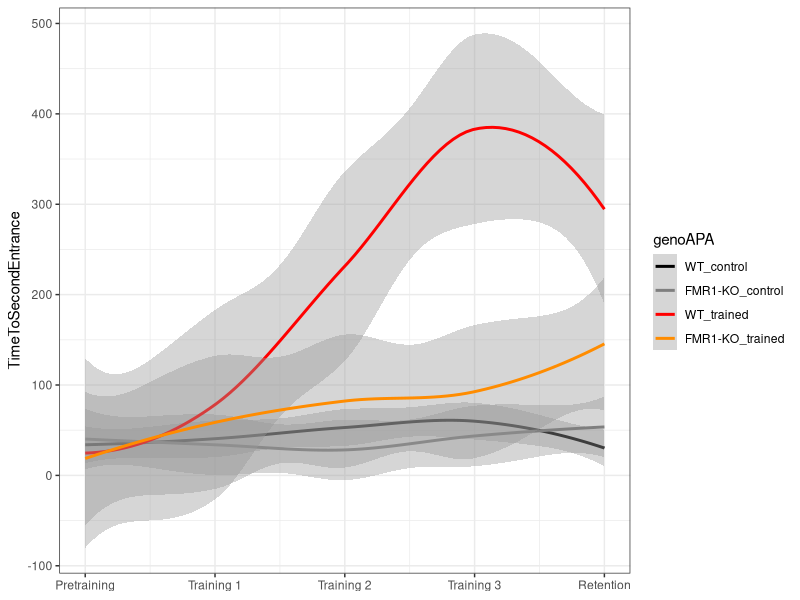
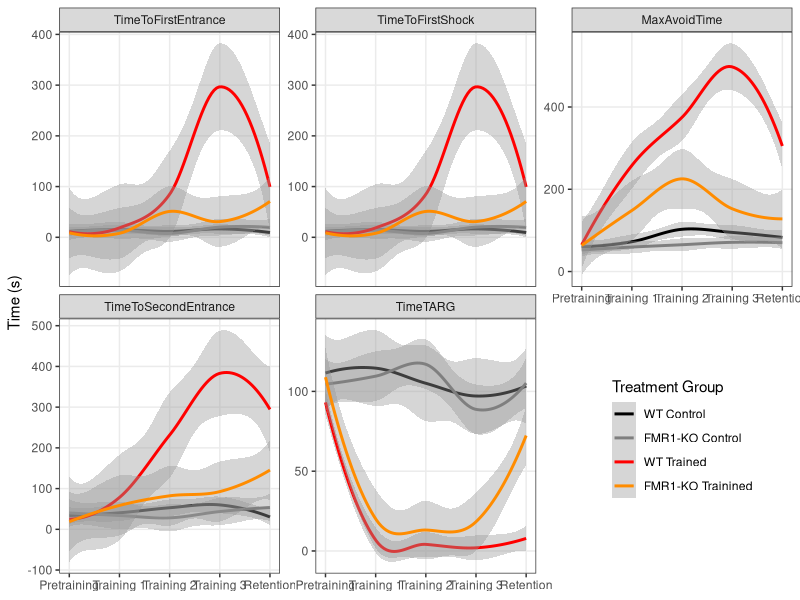
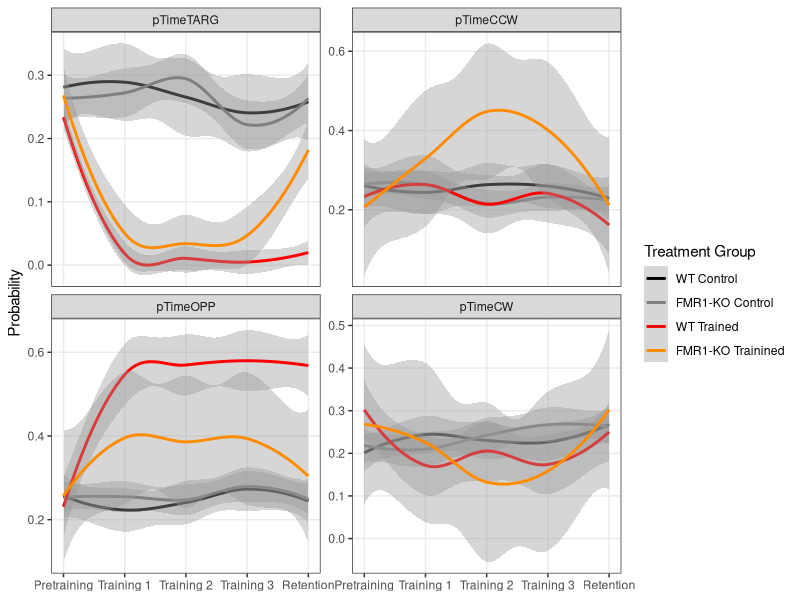
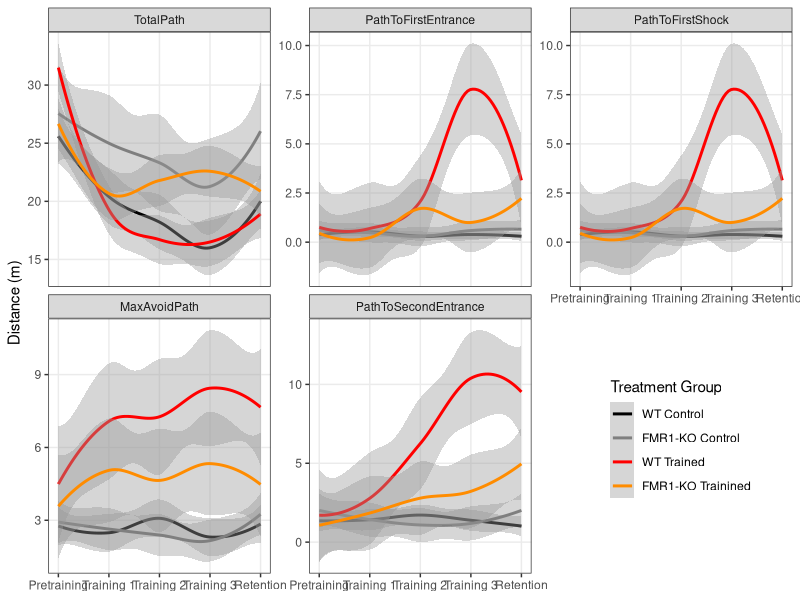
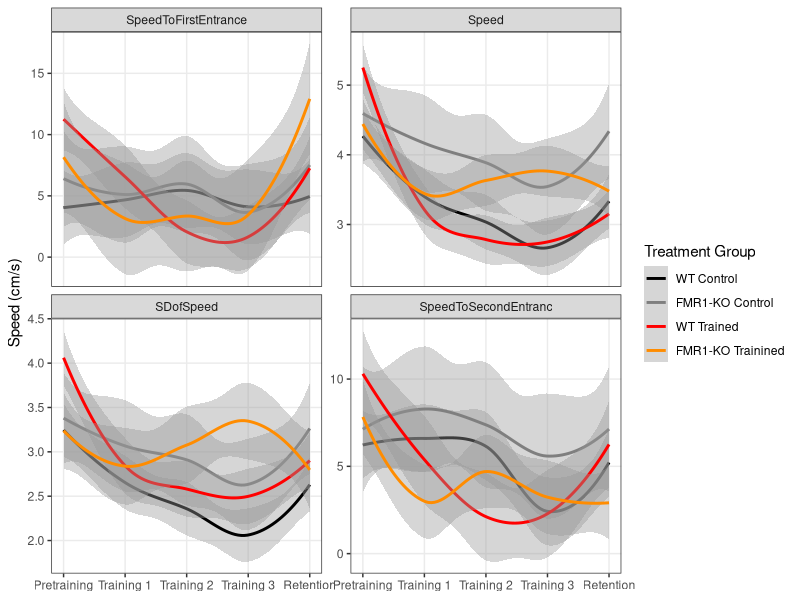
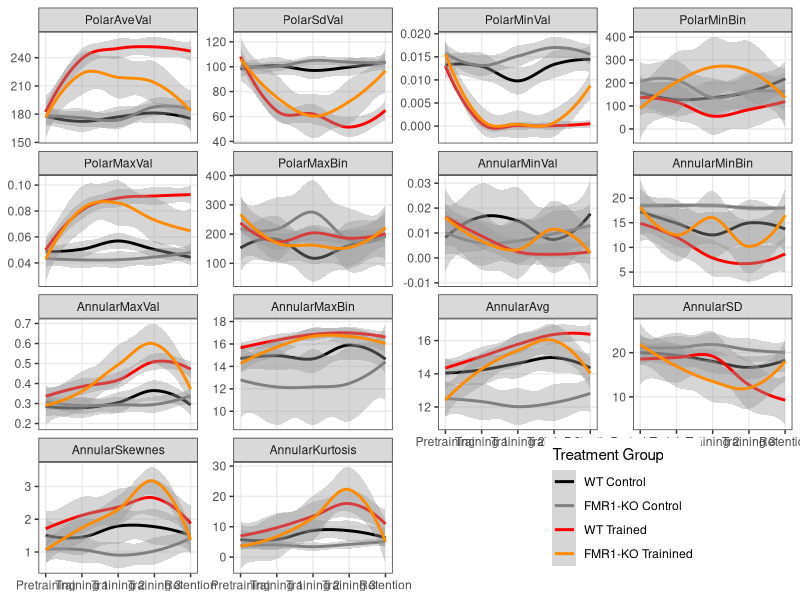
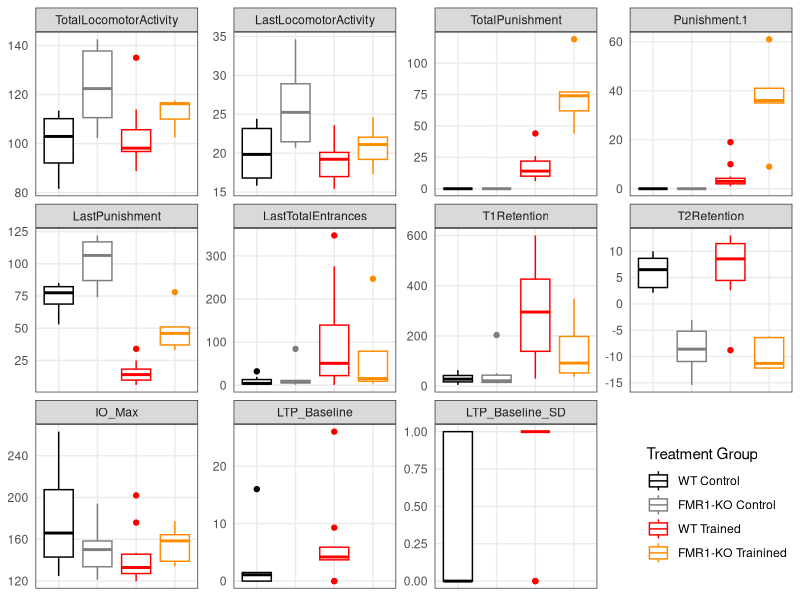

These charts were generated, in order, by the following R code: (Note: this script raises an error after producing the figures.)
# Part 1: Reading and analyzing beahvior and physiology data

## load libraries -----
library(dplyr) ## for filtering and selecting rows
library(plyr) ## for renmaing factors
library(ggplot2) ## for awesome plots!
library(reshape2) #@ for melting dataframe
library(ggdendro) ## for dendrograms!!

## wrangle the raw wt and fmr1 dataframes ----

## read the data 
setwd("~/Github/qPCR-mouse/Rayna/2013/data")
wt <- read.csv("01_WTbehavephys.csv", header=TRUE, stringsAsFactors = FALSE, na.strings = c("", "ND", "N/A"))
fmr1 <- read.csv("01_FMR1behavephys.csv", header=TRUE, stringsAsFactors = FALSE, na.strings = c("", "ND", "N/A"))

## fixing columns both fmr1 and wt are as equivilent as possible
wt$filename <- as.character(paste(wt$filename, wt$X, sep="_")) ## mgerge 2 columns 

## delete obsolete columns
wt$X <- NULL 
wt$X.1 <- NULL
fmr1$X <- NULL
wt$next. <- NULL
fmr1$next. <- NULL
fmr1$PopSpike.max........mV. <- NA  ## add column
fmr1$PospSpike.Probability <- NA  ## add column
fmr1 <- fmr1[-c(75:80), ] ## removing rows
names(wt)
names(fmr1)


## create ind column with a animal name that matches qpcr (e.g "FMR1 AB" or "BL 19")
wt$ind <- wt$filename
head(wt$ind)
wt$ind <- gsub("[[:blank:]]*bl", "BL ", wt$ind) ##removed blank space then changes bl1... to BL 1...
wt$ind <- gsub("D[[:print:]]*", "", wt$ind) ## deletes the D (for Day) and everythign thereafter
wt$ind

fmr1$ind <- fmr1$filename
fmr1$ind <- gsub("RoomTrack_", "", fmr1$ind) ##remove RommTrack_"
fmr1$ind <- gsub("fmr1", "FMR1 ", fmr1$ind) ## changes to FMR1
fmr1$ind <- gsub("frm1", "FMR1 ", fmr1$ind) ## because one was typed wrong
fmr1$ind <- gsub("wildtype", "BL ", fmr1$ind) ## that one wildtype sample name
fmr1$ind <- gsub("_[ptr][[:print:]]*", "", fmr1$ind) ##deletes the rest of the filename
fmr1$ind

## rename columns
names(wt)[3] <- "TotalTime"
names(wt)[4] <- "TotalPath"
names(wt)[5] <- "Entrances"
names(wt)[6] <- "TimeToFirstEntrance"
names(wt)[7] <- "PathToFirstEntrance"
names(wt)[8] <- "SpeedToFirstEntrance"
names(wt)[9] <- "EntrancePerDistance"
names(wt)[10] <- "TotalShocks"
names(wt)[11] <- "TimeToFirstShock"
names(wt)[12] <- "PathToFirstShock"
names(wt)[13] <- "Speed"
names(wt)[14] <- "SDofSpeed"
names(wt)[15] <- "LineArity"
names(wt)[16] <- "MaxAvoidTime"
names(wt)[17] <- "MaxAvoidPath"
names(wt)[18] <- "TimeToSecondEntrance"
names(wt)[19] <- "PathToSecondEntrance"
names(wt)[20] <- "SpeedToSecondEntranc"
names(wt)[21] <- "TimeTARG"
names(wt)[22] <- "pTimeTARG"
names(wt)[23] <- "pTimeCCW"
names(wt)[24] <- "pTimeOPP"
names(wt)[25] <- "pTimeCW"
names(wt)[26] <- "RayleigLength"
names(wt)[27] <- "RayleigAngle"
names(wt)[28] <- "PolarAveVal"
names(wt)[29] <- "PolarSdVal"
names(wt)[30] <- "PolarMinVal"
names(wt)[31] <- "PolarMinBin"
names(wt)[32] <- "MinLoBin"
names(wt)[33] <- "MinHiBin"
names(wt)[34] <- "PolarMaxVal"
names(wt)[35] <- "PolarMaxBin"
names(wt)[36] <- "MaxLoBin"
names(wt)[37] <- "MaxHiBin"
names(wt)[38] <- "AnnularMinVal"
names(wt)[39] <- "AnnularMinBin"
names(wt)[40] <- "AnnularMaxVal"
names(wt)[41] <- "AnnularMaxBin"
names(wt)[42] <- "AnnularAvg"
names(wt)[43] <- "AnnularSD"
names(wt)[44] <- "AnnularSkewnes"
names(wt)[45] <- "AnnularKurtosis"
names(wt)[46] <- "ind_bad"
names(wt)[47] <- "genotype_bad"
names(wt)[48] <- "APA"
names(wt)[49] <- "TotalLocomotorActivity"
names(wt)[50] <- "LastLocomotorActivity"
names(wt)[51] <- "TotalPunishment"
names(wt)[53] <- "LastPunishment"
names(wt)[54] <- "LastTotalEntrances"
names(wt)[55] <- "T1Retention"
names(wt)[56] <- "T2Retention"
names(wt)[57] <- "IO_Max"
names(wt)[58] <- "LTP_Baseline"
names(wt)[59] <- "LTP_Baseline_SD"
names(wt) # check all good

## do same for fmr1
names(fmr1)[3] <- "TotalTime"
names(fmr1)[4] <- "TotalPath"
names(fmr1)[5] <- "Entrances"
names(fmr1)[6] <- "TimeToFirstEntrance"
names(fmr1)[7] <- "PathToFirstEntrance"
names(fmr1)[8] <- "SpeedToFirstEntrance"
names(fmr1)[9] <- "EntrancePerDistance"
names(fmr1)[10] <- "TotalShocks"
names(fmr1)[11] <- "TimeToFirstShock"
names(fmr1)[12] <- "PathToFirstShock"
names(fmr1)[13] <- "Speed"
names(fmr1)[14] <- "SDofSpeed"
names(fmr1)[15] <- "LineArity"
names(fmr1)[16] <- "MaxAvoidTime"
names(fmr1)[17] <- "MaxAvoidPath"
names(fmr1)[18] <- "TimeToSecondEntrance"
names(fmr1)[19] <- "PathToSecondEntrance"
names(fmr1)[20] <- "SpeedToSecondEntranc"
names(fmr1)[21] <- "TimeTARG"
names(fmr1)[22] <- "pTimeTARG"
names(fmr1)[23] <- "pTimeCCW"
names(fmr1)[24] <- "pTimeOPP"
names(fmr1)[25] <- "pTimeCW"
names(fmr1)[26] <- "RayleigLength"
names(fmr1)[27] <- "RayleigAngle"
names(fmr1)[28] <- "PolarAveVal"
names(fmr1)[29] <- "PolarSdVal"
names(fmr1)[30] <- "PolarMinVal"
names(fmr1)[31] <- "PolarMinBin"
names(fmr1)[32] <- "MinLoBin"
names(fmr1)[33] <- "MinHiBin"
names(fmr1)[34] <- "PolarMaxVal"
names(fmr1)[35] <- "PolarMaxBin"
names(fmr1)[36] <- "MaxLoBin"
names(fmr1)[37] <- "MaxHiBin"
names(fmr1)[38] <- "AnnularMinVal"
names(fmr1)[39] <- "AnnularMinBin"
names(fmr1)[40] <- "AnnularMaxVal"
names(fmr1)[41] <- "AnnularMaxBin"
names(fmr1)[42] <- "AnnularAvg"
names(fmr1)[43] <- "AnnularSD"
names(fmr1)[44] <- "AnnularSkewnes"
names(fmr1)[45] <- "AnnularKurtosis"
names(fmr1)[46] <- "ind_bad"
names(fmr1)[47] <- "genotype_bad"
names(fmr1)[48] <- "APA"
names(fmr1)[49] <- "TotalLocomotorActivity"
names(fmr1)[50] <- "LastLocomotorActivity"
names(fmr1)[51] <- "TotalPunishment"
names(fmr1)[53] <- "LastPunishment"
names(fmr1)[54] <- "LastTotalEntrances"
names(fmr1)[55] <- "T1Retention"
names(fmr1)[56] <- "T2Retention"
names(fmr1)[57] <- "IO_Max"
names(fmr1)[58] <- "LTP_Baseline"
names(fmr1)[59] <- "LTP_Baseline_SD"

## add columns genotype (easier for wt df than for fmr1 df)
wt$genotype <- as.factor("WT")
fmr1$genotype <- ifelse(grepl("fmr1|frm1",fmr1$filename),'FMR1-KO','WT')
fmr1$genotype <- as.factor(fmr1$genotype)

## binding, clearning, filtering, renaming, adding conditions ----

wtfmr1 <- rbind(wt, fmr1) ## combine the datasets into one
wtfmr1 <- filter(wtfmr1, grepl("Room", filename)) ## remove non-data rows
str(wtfmr1)

## making strings factors
wtfmr1$ind <- as.factor(wtfmr1$ind)  
wtfmr1$APA <- as.factor(wtfmr1$APA) 

## making a bunch of columns numeric
wtfmr1[, c(3:45, 49:56, 58:59)] <- sapply(wtfmr1[, c(3:45, 49:56, 58:59)], as.numeric)
str(wtfmr1)

## add column session with APA information
wtfmr1$session <- ifelse(grepl("pretraining|pretrain|Hab", wtfmr1$filename), "pretraining", 
                     ifelse(grepl("training1|Train1", wtfmr1$filename), "training1",
                            ifelse(grepl("training2|Train2", wtfmr1$filename), "training2",
                                   ifelse(grepl("training3|Train3", wtfmr1$filename), "training3",
                                          ifelse(grepl("retention|reten|Retest", wtfmr1$filename), "retention", "NA")))))
wtfmr1$session  ## check that all names good with no NAs                                 
wtfmr1$session <- as.factor(wtfmr1$session)  
wtfmr1$session <- factor(wtfmr1$session, levels = c("pretraining", "training1", "training2", "training3", "retention"))

### separate out the summary columns and clean up / wrangle ----
summary <- filter(wtfmr1, session == "retention")
summary <- summary[c(60:61,48,62,49:59,1)] #select and reorder columns, so animal first
names(summary)
str(summary)

## rename APA to match qpcr data
summary$APA <- revalue(summary$APA, c("untrained" = "control")) 
summary$APA <- factor(summary$APA, levels = c("control", "trained"))
summary$APA

## making a bunch of columns numeric
summary$IO_Max <- gsub("%", "", summary$IO_Max) #remove the percent sign
summary[, c(5:15)] <- sapply(summary[, c(5:15)], as.numeric)

## create genoAPA column
summary$genoAPA <- summary$genoAPA <- as.factor(paste(summary$genotype,summary$APA, sep="_"))
summary$genoAPA <- factor(summary$genoAPA, levels = c("WT_control", "FMR1-KO_control", "WT_trained", "FMR1-KO_trained"))
summary$genoAPA

### improve indiviual session dataframe ----
str(wtfmr1)
wtfmr1 <- wtfmr1[c(60:61,62,1:45)]  # removes summary columns

##create APA dataframe to add APA to wtfrm1
APA <-  summary[c(1:3)] 
wtfmr1 <- left_join(wtfmr1,APA) 
tail(wtfmr1)

## create columns for genotype*APA, genotype*APA*session, and genotype*APA*session*IND
wtfmr1$genoAPA <- wtfmr1$genoAPA <- as.factor(paste(wtfmr1$genotype,wtfmr1$APA, sep="_"))
wtfmr1$genoAPA <- factor(wtfmr1$genoAPA, levels = c("WT_control", "FMR1-KO_control", "WT_trained", "FMR1-KO_trained"))
wtfmr1$genoAPAsession <- as.factor(paste(wtfmr1$genoAPA, wtfmr1$session, sep="_")) #create genoAPAsession column
wtfmr1$genoAPAsessionInd <- as.factor(paste(wtfmr1$genoAPAsession, wtfmr1$ind, sep="_")) #create genoAPAsessionInd column
head(wtfmr1)
names(wtfmr1)

# reorders dataframe
wtfmr1 <- wtfmr1[c(1:3,5,4,51:52,6:50)]  

### melt the wtfmr1 df to make long for graphics
wtfmr1_long <- melt(wtfmr1, id=c("ind","genotype", "APA", "session", "genoAPA", "genoAPAsession", "genoAPAsessionInd", "filename"))
wtfmr1_long$value <- as.numeric(wtfmr1_long$value)
str(wtfmr1_long)

### Beahvior ggplots!!! -----
## create the color palette
FentonPalette <- c('black','grey50','red','darkorange')

## basic format to behavior of 4 groups by session stat smooth
ggplot(data=wtfmr1, aes(as.numeric(x=session), y=TimeToSecondEntrance, color=genoAPA)) + 
  stat_smooth() + theme_bw() + scale_colour_manual(values=FentonPalette) + 
  scale_x_continuous(name =NULL, 
                     labels=c("1" = "Pretraining", "2" = "Training 1", 
                              "3" = "Training 2", "4" = "Training 3", "5" = "Retention"))

## Plots of time in seconds: saved as 1_TimeMeasures
wtfmr1_long %>% 
  filter(grepl("Time", variable)) %>% 
  filter(!grepl("TotalTime|pTime", variable)) %>% 
  ggplot(aes(as.numeric(x=session), y=value, color=genoAPA)) +
  stat_smooth() + facet_wrap(~variable, scales = "free_y") +
  scale_y_continuous(name="Time (s)") + 
  scale_x_continuous(name =NULL, 
                     labels=c("1" = "Pretraining", "2" = "Training 1", 
                              "3" = "Training 2", "4" = "Training 3", "5" = "Retention")) +
  scale_colour_manual(values=FentonPalette, name="Treatment Group",
                      labels=c("WT Control", "FMR1-KO Control", "WT Trained", "FMR1-KO Trainined")) +
  theme_bw() + 
  theme(panel.grid.minor = element_blank(), legend.position = c(0.85, 0.25))

## Plots of pTime (probability): saved as 1_TimeProbability
wtfmr1_long %>% filter(grepl("pTime", variable)) %>% 
  ggplot(aes(as.numeric(x=session), y=value, color=genoAPA)) +
  stat_smooth() + facet_wrap(~variable, scales = "free_y") +
  scale_y_continuous(name="Probability") + 
  scale_x_continuous(name =NULL, 
                     labels=c("1" = "Pretraining", "2" = "Training 1", 
                              "3" = "Training 2", "4" = "Training 3", "5" = "Retention")) +
  scale_colour_manual(values=FentonPalette, name="Treatment Group",
                      labels=c("WT Control", "FMR1-KO Control", "WT Trained", "FMR1-KO Trainined")) +
  theme_bw() + 
  theme(panel.grid.minor = element_blank())

## Plots of path (distance): saved as 1_Path
wtfmr1_long %>% filter(grepl("Path", variable)) %>% 
  ggplot(aes(as.numeric(x=session), y=value, color=genoAPA)) +
  stat_smooth() + facet_wrap(~variable, scales = "free_y") +
  scale_y_continuous(name="Distance (m)") + 
  scale_x_continuous(name =NULL, 
                     labels=c("1" = "Pretraining", "2" = "Training 1", 
                              "3" = "Training 2", "4" = "Training 3", "5" = "Retention")) +
  scale_colour_manual(values=FentonPalette, name="Treatment Group",
                      labels=c("WT Control", "FMR1-KO Control", "WT Trained", "FMR1-KO Trainined")) +
  theme_bw() + 
  theme(panel.grid.minor = element_blank(), legend.position = c(0.85, 0.25))

## Plots of speed: saved as 1_Speed
wtfmr1_long %>% 
  filter(grepl("Speed|speed", variable))%>% 
  ggplot(aes(as.numeric(x=session), y=value, color=genoAPA)) +
  stat_smooth() + facet_wrap(~variable, scales = "free_y") +
  scale_y_continuous(name="Speed (cm/s)") + 
  scale_x_continuous(name =NULL, 
                     labels=c("1" = "Pretraining", "2" = "Training 1", 
                              "3" = "Training 2", "4" = "Training 3", "5" = "Retention")) +
  scale_colour_manual(values=FentonPalette, name="Treatment Group",
                      labels=c("WT Control", "FMR1-KO Control", "WT Trained", "FMR1-KO Trainined")) +
  theme_bw() + 
  theme(panel.grid.minor = element_blank())

## Other Plots of speed: Rayleight, Polar, Annular Stuff : Saved as 1-Other
wtfmr1_long %>% 
  filter(grepl("Rayleigh|Polar|Annular", variable)) %>% 
  ggplot(aes(as.numeric(x=session), y=value, color=genoAPA)) +
  stat_smooth() + facet_wrap(~variable, scales = "free_y") +
  scale_y_continuous(name=NULL) + 
  scale_x_continuous(name =NULL, 
                     labels=c("1" = "Pretraining", "2" = "Training 1", 
                              "3" = "Training 2", "4" = "Training 3", "5" = "Retention")) +
  scale_colour_manual(values=FentonPalette, name="Treatment Group",
                      labels=c("WT Control", "FMR1-KO Control", "WT Trained", "FMR1-KO Trainined")) +
  theme_bw() + 
  theme(panel.grid.minor = element_blank(),legend.position = c(0.775, 0.125))

### Electrophysiology melting and graphing!!! ---- 

## first, melt the data
summary_long <- melt(summary, id=c("ind","genotype", "APA", "session", "filename", "genoAPA"))
summary_long$value <- as.numeric(summary_long$value)
str(summary_long)

## plot all the summary_long data!: saved as 1-SummaryValues
summary_long %>%
  ggplot(aes(x=genoAPA, y=value, color=genoAPA)) +
  geom_boxplot() +  facet_wrap(~variable, scales = "free_y") +
  theme_bw() +
  scale_y_continuous(name=NULL) + 
  scale_x_discrete(name=NULL) + 
  scale_colour_manual(values=FentonPalette, name="Treatment Group",
                      labels=c("WT Control", "FMR1-KO Control", "WT Trained", "FMR1-KO Trainined")) +
  theme_bw() + 
  theme(panel.grid.minor = element_blank(),
        legend.position = c(0.9, 0.15),
        axis.text.x = element_blank(), 
        axis.ticks = element_blank())

### Correlation plot 1 : all data for individuals ----

## first, make the data a matrix with genoAPAsessionInd as the row names
wtfmr1_matrix <- wtfmr1    #create new dataframe
rownames(wtfmr1_matrix) <- wtfmr1_matrix$genoAPAsessionInd     # set $genoAPAsessionInd as rownames
names(wtfmr1_matrix)
wtfmr1_matrix <- wtfmr1_matrix[-c(1:8,51:52)] #delete all non-numeric columns and TotalTime
head(wtfmr1_matrix)
str(wtfmr1_matrix)

## next, compute a correlation matrix and melt
wtfmrt_cormat <- round(cor(wtfmr1_matrix),2) # compute correlations
wtfmrt_cormatlong <- melt(wtfmrt_cormat) # melt
head(wtfmrt_cormatlong)

## heatmap NOT clustered!!! # Saved as 1-beahvheatmap-ind
ggplot(data = wtfmrt_cormatlong, aes(x=X1, y=X2, fill=value)) + 
  geom_tile(color = "white")+
  scale_fill_gradient2(low = "turquoise4", high = "tan4", mid = "white", 
                       midpoint = 0, limit = c(-1,1), space = "Lab", 
                       name="Pearson\nCorrelation") +
  theme_minimal()+ # minimal theme
  theme(axis.text.x = element_text(angle = 45, vjust = 1, 
                                   size = 10, hjust = 1)) +
  scale_x_discrete(name="") +
  scale_y_discrete(name="") 

col <- colorRampPalette(c("turquoise4", "white", "tan4"))(n = 299)
heatmap.2(wtfmrt_cormat, col=col, 
          density.info="none", trace="none", dendrogram=c("row"), 
          symm=F,symkey=T,symbreaks=T, scale="none")
          #cellnote = wtfmrt_cormat, notecol="black")


### Correlation plot 2 : data averaged first by group ----

## create matrix with genoAPAsession average values
wtfmr1_matrix_avg <- wtfmr1    #create new dataframe
names(wtfmr1_matrix_avg)
wtfmr1_matrix_avg <- wtfmr1_matrix_avg[-c(1:5,7:8,51:52)] #delete TotalTime and non-numeric columns EXCEPT genoAPAsession

wtfmr1_matrix_avg <- wtfmr1_matrix_avg %>% 
  group_by(genoAPAsession) %>%
  dplyr::summarise_each(funs(mean))
wtfmr1_matrix_avg <- as.data.frame(wtfmr1_matrix_avg)
rownames(wtfmr1_matrix_avg) <- wtfmr1_matrix_avg$genoAPAsession  # set $genoAPAsession as rownames
wtfmr1_matrix_avg[1] <- NULL
head(wtfmr1_matrix_avg)

## next, compute a correlation matrix and melt
wtfmr1_matrix_avg_cormat <- round(cor(wtfmr1_matrix_avg),2) # compute correlations
head(wtfmr1_matrix_avg_cormat)
wtfmr1_matrix_avg_cormatlong <- melt(wtfmr1_matrix_avg_cormat) # melt
head(wtfmr1_matrix_avg_cormatlong)

## heatmap clustered!!! # Saved as 1-heatmap-group
ggplot(data = wtfmr1_matrix_avg_cormatlong, aes(x=X1, y=X2, fill=value)) + 
  geom_tile(color = "white")+
  scale_fill_gradient2(low = "turquoise4", high = "tan4", mid = "white", 
                       midpoint = 0, limit = c(-1,1), space = "Lab", 
                       name="Pearson\nCorrelation") +
  theme_minimal()+ # minimal theme
  theme(axis.text.x = element_text(angle = 45, vjust = 1, 
                                   size = 10, hjust = 1)) +
  scale_x_discrete(name="") +
  scale_y_discrete(name="") 

heatmap.2(wtfmr1_matrix_avg_cormat, col=col, 
          density.info="none", trace="none", dendrogram=c("row"), 
          symm=F,symkey=T,symbreaks=T, scale="none")


### Not used but useful single plots ----

## simple box plot faceted by genotype colored by genotype
ggplot(data = wtfmr1, aes(x = session, y = TimeToFirstEntrance, fill=genoAPA)) +
  geom_boxplot() + facet_wrap( ~ genoAPA)
## simple box plot colored by genotype
ggplot(data = wtfmr1, aes(x = session, y = TimeToSecondEntrance, by=genoAPA, fill=genoAPA)) +
  geom_boxplot()
## line plots for every individual shown individually
ggplot(data=wtfmr1, aes(as.numeric(x=session), y=PathToSecondEntrance, by=ind, color=genoAPA)) +
  geom_line() + facet_wrap( ~ ind)
## line plots for every individual shown by group
ggplot(data=wtfmr1, aes(as.numeric(x=session), y=TimeToSecondEntrance, by=ind, color=genoAPA)) +
  geom_line() + facet_wrap( ~ genoAPA)
## line plots for every individual shown by group colored by individual
ggplot(data=wtfmr1, aes(as.numeric(x=session), y=PathToSecondEntrance, by=ind, color=ind)) +
  geom_line() + facet_wrap(~ genoAPA) 

## Time to 2nd entrance of 4 groups by session stat smooth
ggplot(data=wtfmr1, aes(as.numeric(x=session), y=TimeToSecondEntrance, color=genoAPA)) + 
  stat_smooth() + # plots line with confidence interval
  scale_y_continuous(name="Time to 2nd Entrance (s)") + # renames x axis
  scale_x_continuous(name =NULL, #removed y axis label
                     labels=c("1" = "Pretraining", "2" = "Training 1",  # renmaes x axis labeles
                              "3" = "Training 2", "4" = "Training 3", "5" = "Retention")) +
  scale_colour_manual(values=FentonPalette, name="Treatment Group", # says use color palete, rename legend
                      labels=c("WT Control", "FMR1-KO Control", "WT Trained", "FMR1-KO Trainined")) + 
  theme_bw() # removes grey background

## some statistics ----
lm1 = lm(data=wtfmr1, TimeToSecondEntrance~genoAPA+session+genoAPA:session)
summary(lm1)
xtabs(data=wtfmr1, ~genoAPA+session)
anova(lm1)
